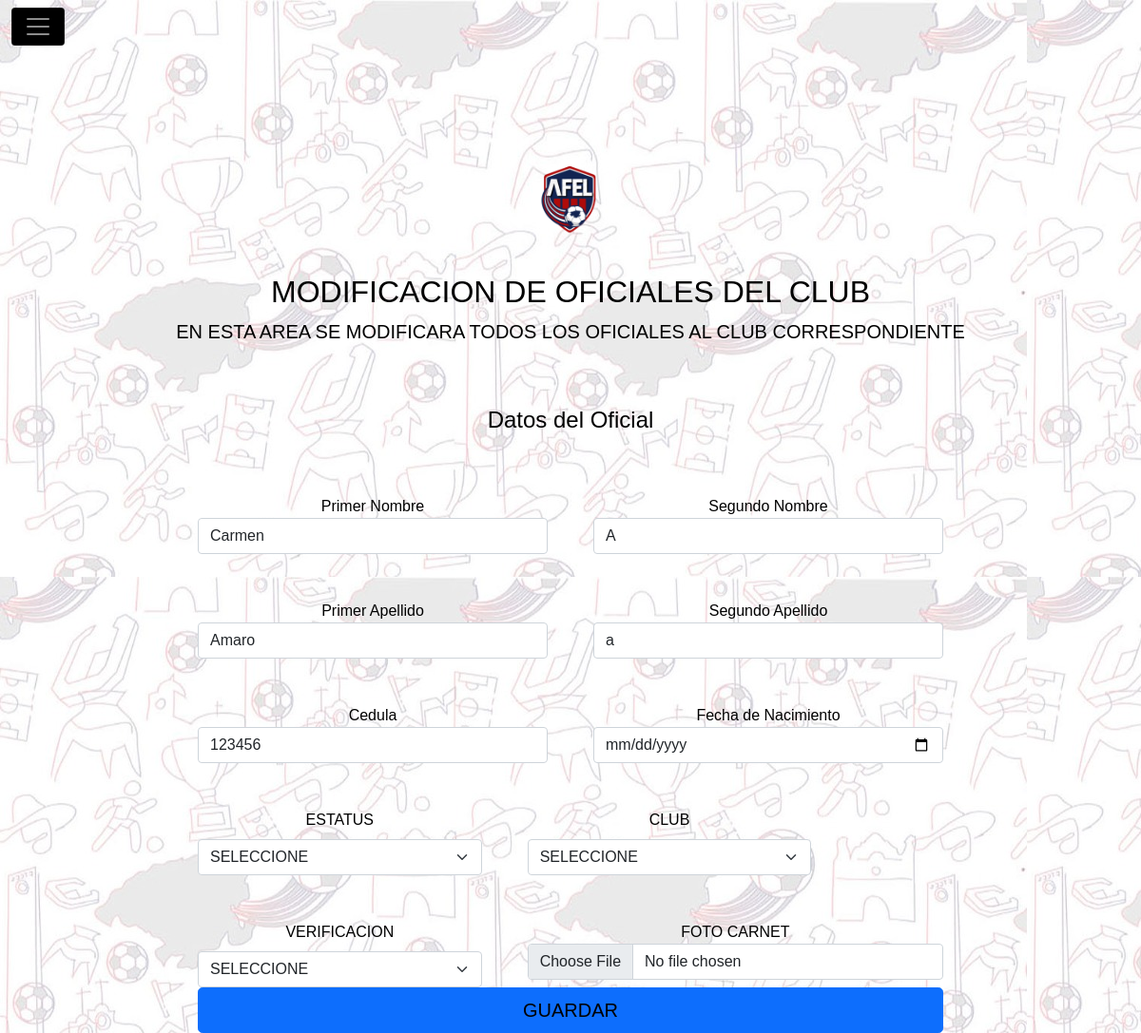
The page /modificar_oficial_club.php?id_user=2 on the database its author committed.
### tables this page shows
CREATE TABLE `usuario` (
  `id_usuario` int(11) NOT NULL,
  `nombre_usuario` varchar(60) NOT NULL,
  `segundoN` varchar(60) NOT NULL,
  `apellido` varchar(60) NOT NULL,
  `segundoA` varchar(60) NOT NULL,
  `ci` int(8) NOT NULL,
  `fecha_nac_us` date NOT NULL,
  `fecha_registro_us` date NOT NULL,
  `imagen_us` varchar(300) NOT NULL,
  `tipo_imagen` varchar(60) NOT NULL,
  `tipo_imagen_dt` varchar(30) NOT NULL,
  `image_dt` varchar(300) NOT NULL,
  `usuario` varchar(60) NOT NULL,
  `clave` varchar(33) NOT NULL,
  `id_t_usuario` int(11) NOT NULL,
  `id_status_sistema` int(11) NOT NULL,
  `id_club` int(11) NOT NULL,
  `id_categoria` int(11) NOT NULL,
  `id_status_verificacion` int(11) NOT NULL,
  `id_carnet_jug` int(11) NOT NULL
);

### modificar_oficial_club.php (the view, shortened to what this page needs)
<?php
$id_us = $_GET['id_user'];
?>
<!DOCTYPE html>
<html lang="es">
<head>
	<link rel="stylesheet" href="./css/bootstrap.css">
	<link rel="stylesheet" type="text/css" href="./css/estilos.css">
	<link rel="stylesheet" href="./js/bootstrap.js">
	<link rel="stylesheet" href="./css/normalize.css">
</head>
<body>
	<div class="content">
		<header>
			<nav class="navbar navbar-dark  fixed-top">
				<div class="container-fluid">
					<button class="navbar-toggler" type="button" data-bs-toggle="offcanvas" data-bs-target="#offcanvasDarkNavbar" aria-controls="offcanvasDarkNavbar">
						<span class="navbar-toggler-icon"></span>
					</button>
				</div>
	</div>
	<main class="main">
		<br>
		<br>
		<br>
		<br>
		<?php
		include './modelo/conexion.php';
		$sql = "SELECT `usuario`.`id_usuario`, `usuario`.`nombre_usuario` , `usuario`.`segundoN`, `usuario`.`apellido` , `usuario`.`segundoA`, `usuario`.`ci`, `club`.`nombre_club`, `categoria`.`nombre_categoria`, `status_sistema`.`nombre_status_sistema`, `status_verificacion`.`nombre_verificacion` , `usuario`.`fecha_nac_us`, `usuario`.`fecha_registro_us`, `usuario`.`imagen_us`
		FROM `usuario`, `club`, `categoria`, `status_sistema`, `status_verificacion`
		WHERE ((`usuario`.`id_t_usuario` = 6
		/*AND `usuario`.`id_status_sistema` = 1 */
		AND `usuario`.`id_usuario` = '$id_us'
		/* AND `usuario`.`id_categoria` = 5 */
		/*	AND `usuario`.`id_status_sistema`= 1 */
		/*AND `usuario`.`id_status_verificacion`= 2*/)
		AND (`usuario`.`id_club` = `club`.`id_club`)
		And (`usuario`.`id_categoria` = `categoria`.`id_categoria`)
		AND (`usuario`.`id_status_sistema` = `status_sistema`.`id_status_sistema`)
		AND (`usuario`.`id_status_verificacion`= `status_verificacion`.`id_status_verificacion`))";
		$res = mysqli_query($conn, $sql);
		while ($row = mysqli_fetch_assoc($res)) {
		?>
			<div class="py-5 text-center">
				<img class="d-block mx-auto mb-4" src="./img/foto-sis/logo-afel.png" alt="" width="72" height="57">
				<h2>MODIFICACION DE OFICIALES DEL CLUB</h2>
				<p class="lead">EN ESTA AREA SE MODIFICARA TODOS LOS OFICIALES AL CLUB CORRESPONDIENTE</p>
			</div>
			<div class="row g-5 form">
				<div class="col-md-7 col-lg-8 form-h">
					<h4 class="titulo-at mb-3">Datos del Oficial</h4>
					<form class="needs-validation" enctype="multipart/form-data" method="POST" action="./controlador/modificar_oficial_club.php" novalidate>
						<div class="row g-5">
							<div class="col-sm-6">
								<label for="inputAddress">Primer Nombre</label>
								<input type="text" class="form-control" id="inputAddress" placeholder="Primer Nombre" name="nombre_usuario" value="<?php echo $row['nombre_usuario']; ?>">
							</div>
							<div class="col-sm-6">
								<label for="inputAddress">Segundo Nombre</label>
								<input type="text" class="form-control" id="inputAddress" placeholder="Segundo Nombre" name="segundo_nombre_usuario" value="<?php echo $row['segundoN']; ?>">
							</div>
							<div class="col-sm-6">
								<label for="inputAddress">Primer Apellido</label>
								<input type="text" class="form-control" id="inputAddress" placeholder="Primer Apellido" name="apellido_usuario" value="<?php echo $row['apellido']; ?>">
							</div>
							<div class="col-sm-6">
								<label for="inputAddress">Segundo Apellido</label>
								<input type="text" class="form-control" id="inputAddress" placeholder="Segundo Apellido" name="segundo_apellido_usuario" value="<?php echo $row['segundoA']; ?>">
							</div>
							<div class="col-sm-6">
								<label for="inputAddress">Cedula</label>
								<input type="text" class="form-control" id="inputAddress" placeholder="Cedula" name="ci_usuario" value="<?php echo $row['ci']; ?>">
							</div>
							<div class="col-sm-6">
								<label for="inputAddress2">Fecha de Nacimiento</label>
								<input type="date" class="form-control" id="inputAddress2" name="fecha_nac" value="<?php echo $row['fecha_nac']; ?>">
							</div>
							<div class="col-md-5">
								<label for="country" class="form-label">ESTATUS</label>
								<select class="form-select select-status" id="country" name="select-status">
									<option value="">SELECCIONE</option>
									<?php
									include './modelo/conexion.php';
									$sql = "SELECT id_status_sistema, nombre_status_sistema FROM status_sistema";
									$res = mysqli_query($conn, $sql);
									?>
								</select>
							</div>
							<div class="col-md-5">
								<label for="country" class="form-label">CLUB</label>
								<select class="form-select select-club" id="country" name="select-club">
									<option value="">SELECCIONE</option>
									<?php
									include './modelo/conexion.php';
									$sql = "SELECT `id_club`, `nombre_club`, `fecha_fund`, `fecha_reg`, `id_status_sistema`, `tipo_acta`, `img_acta`, `tipo_logo`, `img_logo`, `id_status_club` FROM `club` ";
									$res = mysqli_query($conn, $sql);
									?>
								</select>
							</div>
							<div class="col-md-5">
								<label for="country" class="form-label">VERIFICACION</label>
								<select class="form-select select-status-verificacion" id="country" name="select-status-verificacion">
									<option value="">SELECCIONE</option>
									<?php
									include './modelo/conexion.php';
									$sql = "SELECT `id_status_verificacion`, `nombre_verificacion` FROM `status_verificacion` WHERE `id_status_verificacion` = 2";
									$res = mysqli_query($conn, $sql);
									?>
								</select>
							</div>
							<div class="col-md-7">
								<label for="file">FOTO CARNET</label>
								<input class="form-control" name="foto" type="file">
							</div>
						</div>
						<button class="w-100 btn btn-primary btn-lg" type="submit" name="guardar">GUARDAR</button>
					</form>
				</div>
			</div>
		<?php
		}
		?>
	</main>
</body>
</html>

### css/estilos.css (style rules this page uses)
* { font-family: 'Nunito', sans-serif; font-weight: 100; }
body { background-image: url(../img/foto-sis/fondo.jpg); height: 100vh; background-attachment: fixed; }
.mb-4 { width: 120px; height: 120px; }
.mb-4 { text-align: center; }
.navbar-toggler { background: #000; }
.form { justify-content: center; }
.titulo-re, .titulo-at { text-align: center; }
.conocenos-body, .btn { color: #000; }
.row { text-align: center; }

### rows shown on the page
usuario: nombre_usuario "Carmen", segundo_nombre_usuario "A", apellido_usuario "Amaro", segundo_apellido_usuario "a", ci_usuario "123456"
